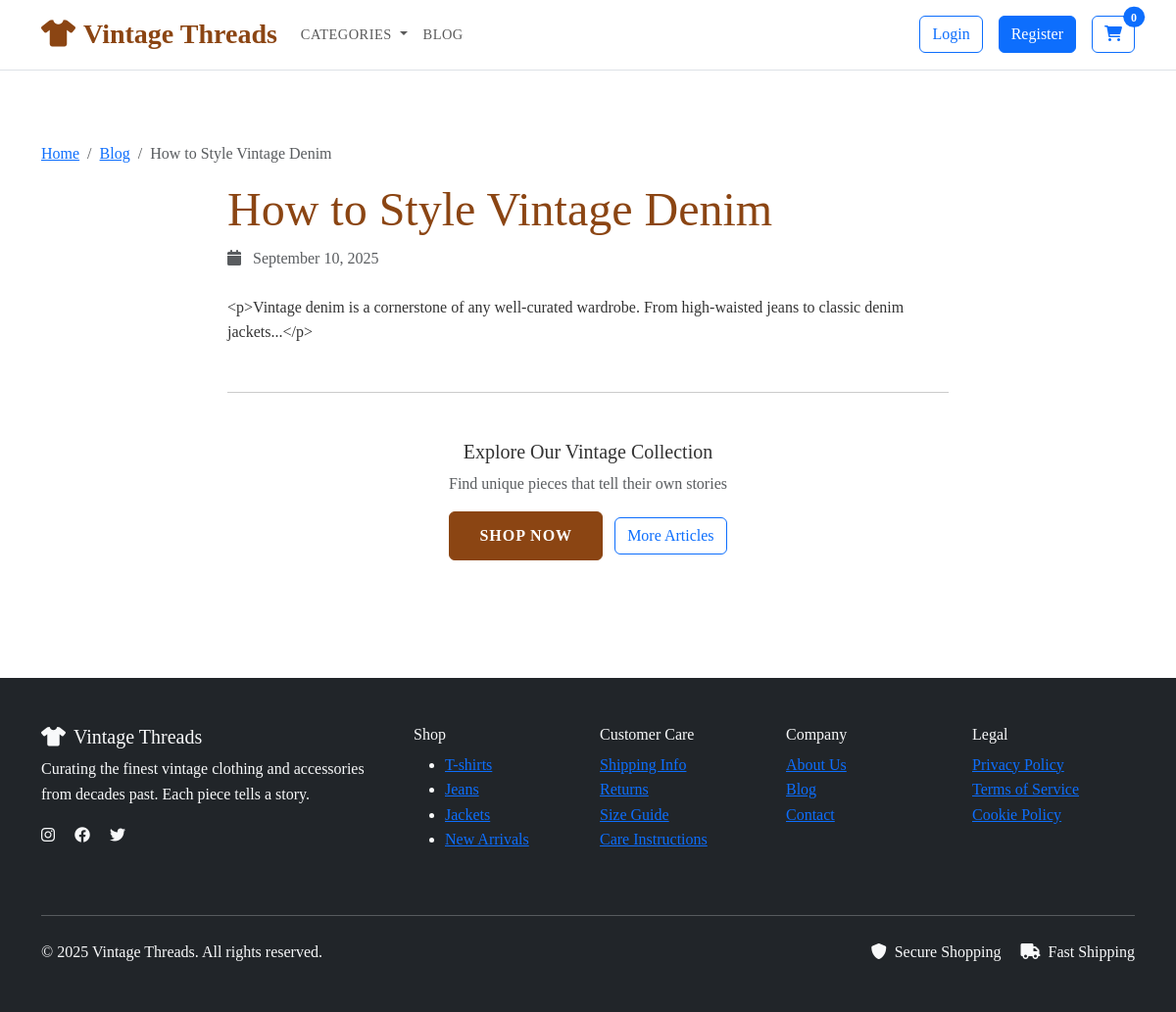
The page /VintageThreads/blog-post.php?slug=how-to-style-vintage-denim on the database its author committed.
### tables this page shows
CREATE TABLE `blog_posts` (
  `id` int(11) NOT NULL,
  `title` varchar(255) NOT NULL,
  `slug` varchar(255) NOT NULL,
  `content` text NOT NULL,
  `excerpt` text DEFAULT NULL,
  `image_url` varchar(500) DEFAULT NULL,
  `published` tinyint(1) NOT NULL DEFAULT 0,
  `created_at` timestamp NOT NULL DEFAULT current_timestamp(),
  `updated_at` timestamp NOT NULL DEFAULT current_timestamp() ON UPDATE current_timestamp()
);

### VintageThreads/blog-post.php (the view, shortened to what this page needs)
<?php
require_once 'includes/header.php';
$post_slug = $_GET['slug'] ?? '';
$stmt = $pdo->prepare("SELECT * FROM blog_posts WHERE slug = ? AND published = 1");
$stmt->execute([$post_slug]);
$post = $stmt->fetch();
?>
<div class="container py-5">
    <nav aria-label="breadcrumb">
        <ol class="breadcrumb">
            <li class="breadcrumb-item"><a href="index.php">Home</a></li>
            <li class="breadcrumb-item"><a href="blog.php">Blog</a></li>
            <li class="breadcrumb-item active"><?php echo htmlspecialchars($post['title']); ?></li>
        </ol>
    </nav>
    <div class="row">
        <div class="col-lg-8 mx-auto">
            <article class="blog-post">
                <header class="mb-4">
                    <h1 class="display-5 text-vintage-brown"><?php echo htmlspecialchars($post['title']); ?></h1>
                    <p class="text-muted">
                        <i class="fas fa-calendar me-2"></i>
                        <?php echo date('F j, Y', strtotime($post['created_at'])); ?>
                    </p>
                </header>
                <div class="blog-content">
                    <?php echo nl2br(htmlspecialchars($post['content'])); ?>
                </div>
                <hr class="my-5">
                <div class="text-center">
                    <h5>Explore Our Vintage Collection</h5>
                    <p class="text-muted">Find unique pieces that tell their own stories</p>
                    <a href="index.php" class="btn btn-vintage me-2">Shop Now</a>
                    <a href="blog.php" class="btn btn-outline-primary">More Articles</a>
                </div>
            </article>
        </div>
    </div>
</div>
<?php require_once 'includes/footer.php'; ?>

### VintageThreads/assets/css/style.css (style rules this page uses)
:root { --vintage-brown: #8B4513; --vintage-cream: #F5F5DC; --vintage-gold: #DAA520; --vintage-green: #556B2F; --vintage-navy: #2F4F4F; }
body { font-family: 'Georgia', serif; line-height: 1.6; color: #333; }
.btn-vintage { background-color: var(--vintage-brown); border-color: var(--vintage-brown); color: white; padding: 12px 30px; font-weight: bold; text-transform: uppercase; letter-spacing: 1px; transition: all 0.3s ease; }
.text-vintage-brown { color: var(--vintage-brown) !important; }

### rows shown on the page
blog_posts: title "How to Style Vintage Denim", created_at "September 10, 2025", content "<p>Vintage denim is a cornerstone of any well-curated wardrobe. From high-waisted jeans to classic denim jackets...</p>"
